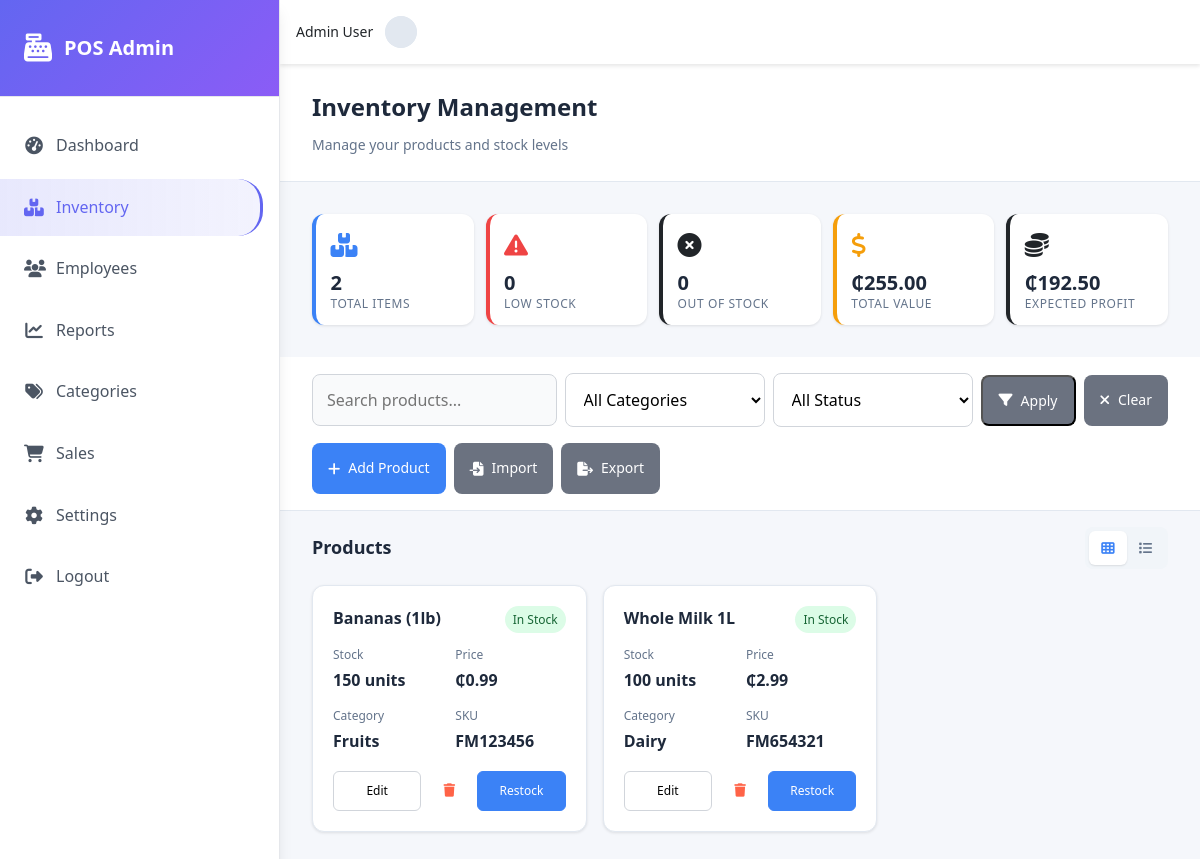
The page /admin/inventory/index.php (signed in) on the database its author committed.
### tables this page shows
CREATE TABLE IF NOT EXISTS tenants (
    tenant_id INT AUTO_INCREMENT PRIMARY KEY,
    business_name VARCHAR(100) NOT NULL,
    contact_name VARCHAR(100),
    contact_email VARCHAR(100),
    contact_phone VARCHAR(20),
    address TEXT,
    industry VARCHAR(100),
    plan_type ENUM('free', 'basic', 'pro') DEFAULT 'free',
    status ENUM('active', 'inactive') DEFAULT 'active',
    created_at TIMESTAMP DEFAULT CURRENT_TIMESTAMP,
    updated_at TIMESTAMP DEFAULT CURRENT_TIMESTAMP ON UPDATE CURRENT_TIMESTAMP
);

CREATE TABLE products (
    product_id INT AUTO_INCREMENT PRIMARY KEY,
    tenant_id INT NOT NULL,
    barcode VARCHAR(50),
    name VARCHAR(100) NOT NULL,
    description TEXT,
    category_id INT,
    price DECIMAL(10,2) NOT NULL,
    cost DECIMAL(10,2),
    stock INT NOT NULL DEFAULT 0,
    min_stock INT DEFAULT 5,
    image_path VARCHAR(255),
    tax_rate DECIMAL(5,2) DEFAULT 0,
    status ENUM('active', 'inactive') DEFAULT 'active',
    created_at TIMESTAMP DEFAULT CURRENT_TIMESTAMP,
    updated_at TIMESTAMP DEFAULT CURRENT_TIMESTAMP ON UPDATE CURRENT_TIMESTAMP,
    UNIQUE (tenant_id, barcode),
    FOREIGN KEY (category_id) REFERENCES categories(category_id),
    FOREIGN KEY (tenant_id) REFERENCES tenants(tenant_id)
);

CREATE TABLE categories (
    category_id INT AUTO_INCREMENT PRIMARY KEY,
    tenant_id INT NOT NULL,
    name VARCHAR(50) NOT NULL,
    description TEXT,
    parent_id INT,
    status ENUM('active', 'inactive') DEFAULT 'active',
    created_at TIMESTAMP DEFAULT CURRENT_TIMESTAMP,
    FOREIGN KEY (parent_id) REFERENCES categories(category_id),
    FOREIGN KEY (tenant_id) REFERENCES tenants(tenant_id)
);

### admin/inventory/index.php (the view, shortened to what this page needs)
<?php
$tenant_id = $_SESSION['tenant_id'];
$conn = getConnection();
function getCurrencySymbol($currencyType) {
    switch (strtoupper($currencyType)) {
        case 'GHS': return '₵';
    }
}
$currency_type = 'GHS';
if ($stmtCur = $conn->prepare('SELECT currency_type FROM tenants WHERE tenant_id = ?')) {
    $stmtCur->bind_param('i', $tenant_id);
    $stmtCur->execute();
    $stmtCur->bind_result($currency_type);
}
$currency_symbol = getCurrencySymbol($currency_type);
$total_items = 0;
if ($s = $conn->prepare('SELECT COUNT(*) FROM products WHERE tenant_id = ?')) {
    $s->bind_param('i', $tenant_id);
    $s->execute();
    $s->bind_result($total_items);
}
$low_stock_count = 0;
if ($s = $conn->prepare('SELECT COUNT(*) FROM products WHERE tenant_id = ? AND stock <= COALESCE(min_stock, 0)')) {
    $s->bind_param('i', $tenant_id);
    $s->execute();
    $s->bind_result($low_stock_count);
}
$out_of_stock_count = 0;
if ($s = $conn->prepare('SELECT COUNT(*) FROM products WHERE tenant_id = ? AND stock <= 0')) {
    $s->bind_param('i', $tenant_id);
    $s->execute();
    $s->bind_result($out_of_stock_count);
}
$total_value = 0.0;
if ($s = $conn->prepare('SELECT COALESCE(SUM(stock * COALESCE(cost, price)),0) FROM products WHERE tenant_id = ?')) {
    $s->bind_param('i', $tenant_id);
    $s->execute();
    $s->bind_result($total_value);
}
$expected_profit = 0.0;
if ($s = $conn->prepare('SELECT COALESCE(SUM(stock * (price - COALESCE(cost, 0))),0) FROM products WHERE tenant_id = ?')) {
    $s->bind_param('i', $tenant_id);
    $s->execute();
    $s->bind_result($expected_profit);
}
$where_conditions = ["p.tenant_id = ?"];
$params = [$tenant_id];
$types = "i";
$where_clause = implode(" AND ", $where_conditions);
$sql = "SELECT p.*, c.name as category_name
        FROM products p
        LEFT JOIN categories c ON p.category_id = c.category_id
        WHERE $where_clause
        ORDER BY p.name ASC";
$stmt = $conn->prepare($sql);
$stmt->bind_param($types, ...$params);
$stmt->execute();
$result = $stmt->get_result();
$products = [];
while ($row = $result->fetch_assoc()) {
    $products[] = $row;
}
?>
<!DOCTYPE html>
<html lang="en">
<head>
    <link rel="stylesheet" href="https://cdnjs.cloudflare.com/ajax/libs/font-awesome/6.4.0/css/all.min.css">
    <link rel="stylesheet" href="../css/inventory.css">
    <link rel="stylesheet" href="../../assets/css/admin-products.css">
</head>
<body>
    <div class="admin-container">
        <aside class="sidebar" id="sidebar">
            <div class="logo">
                <i class="fas fa-cash-register"></i>
                <span>POS Admin</span>
            </div>
            <nav>
                <ul>
                    <li><a href="../index.php"><i class="fas fa-tachometer-alt"></i> Dashboard</a></li>
                    <li class="active"><a href="#"><i class="fas fa-boxes"></i> Inventory</a></li>
                    <li><a href="../employee.php"><i class="fas fa-users"></i> Employees</a></li>
                    <li><a href="../report.php"><i class="fas fa-chart-line"></i> Reports</a></li>
                    <li><a href="../categories.php"><i class="fas fa-tags"></i> Categories</a></li>
                    <li><a href="../sales.php"><i class="fas fa-shopping-cart"></i> Sales</a></li>
                    <li><a href="../settings.php"><i class="fas fa-cog"></i> Settings</a></li>
                    <li><a href="../logout.php"><i class="fas fa-sign-out-alt"></i> Logout</a></li>
                </ul>
            </nav>
        </aside>
        <main class="main-content">
            <header class="top-bar">
                <div class="user-profile">
                    <span>Admin User</span>
                    <img alt="Admin">
                </div>
            </header>
            <div class="page-header">
                <h1 class="page-title">Inventory Management</h1>
                <p class="page-subtitle">Manage your products and stock levels</p>
            </div>
            <div class="stats-grid">
                <div class="stat-card total">
                    <div class="stat-icon">
                        <i class="fas fa-boxes"></i>
                    </div>
                    <div class="stat-number"><?= number_format((int)$total_items) ?></div>
                    <div class="stat-label">Total Items</div>
                </div>
                <div class="stat-card low-stock">
                    <div class="stat-icon">
                        <i class="fas fa-exclamation-triangle"></i>
                    </div>
                    <div class="stat-number"><?= number_format((int)$low_stock_count) ?></div>
                    <div class="stat-label">Low Stock</div>
                </div>
                <div class="stat-card out_of_stock" style="border-bottom-left-radius: red;">
                    <div class="stat-icon">
                        <i class="fas fa-times-circle"></i>
                    </div>
                    <div class="stat-number"><?= number_format((int)$out_of_stock_count) ?></div>
                    <div class="stat-label">Out of Stock</div>
                </div>
                <div class="stat-card value">
                    <div class="stat-icon">
                        <i class="fas fa-dollar-sign"></i>
                    </div>
                    <div class="stat-number"><?= $currency_symbol . number_format((float)$total_value, 2) ?></div>
                    <div class="stat-label">Total Value</div>
                </div>
                <div class="stat-card profit">
                    <div class="stat-icon">
                        <i class="fas fa-coins"></i>
                    </div>
                    <div class="stat-number"><?= $currency_symbol . number_format((float)$expected_profit, 2) ?></div>
                    <div class="stat-label">Expected Profit</div>
                </div>
            </div>
            <div class="controls-section">
    <form class="search-filters" method="GET" action="index.php" style="display:flex; gap:0.5rem; align-items:center;">
        <input type="text" class="search-input" name="search" placeholder="Search products..." value="<?= htmlspecialchars($_GET['search'] ?? '') ?>">
        <select class="filter-select" name="category">
            <option value="">All Categories</option>
        </select>
        <select class="filter-select" name="status">
            <option value="">All Status</option>
        </select>
        <button type="submit" class="action-btn secondary">
            <i class="fas fa-filter"></i><span class="btn-text">Apply</span>
        </button>
        <a href="index.php" class="action-btn secondary">
            <i class="fas fa-times"></i><span class="btn-text">Clear</span>
        </a>
    </form>
    <div class="action-buttons">
                <a href="#" id="add-product-btn" class="action-btn">
                <i class="fas fa-plus"></i>
                <span class="btn-text">Add Product</span>
                </a>
                    <a href="#" class="action-btn secondary">
                        <i class="fas fa-file-import"></i>
                        <span class="btn-text">Import</span>
                    </a>
                    <a href="#" class="action-btn secondary">
                        <i class="fas fa-file-export"></i>
                        <span class="btn-text">Export</span>
                    </a>
                </div>
            </div>
            <div class="inventory-section">
                <div class="inventory-header">
                    <h2 class="section-title">Products</h2>
                    <div class="view-toggle">
                        <button class="view-btn active" data-view="grid" title="Grid view">
                            <i class="fas fa-th"></i>
                        </button>
                        <button class="view-btn" data-view="list" title="List view">
                            <i class="fas fa-list"></i>
                        </button>
                    </div>
                </div>
                <div class="inventory-grid" id="inventoryContainer">
    <?php foreach ($products as $product): ?>
        <div class="inventory-item">
            <div class="item-header">
                <h3 class="item-name"><?= htmlspecialchars($product['name']) ?></h3>
                <?php
                    $status_class = '';
                    if ($product['stock'] == 0) {
                        $status_class = 'status-out-stock';
                        $status_text = 'Out of Stock';
                    } elseif ($product['stock'] <= $product['min_stock']) {
                        $status_class = 'status-low-stock';
                        $status_text = 'Low Stock';
                    } else {
                        $status_class = 'status-in-stock';
                        $status_text = 'In Stock';
                    }
                ?>
                <span class="item-status <?= $status_class ?>"><?= $status_text ?></span>
            </div>
            <div class="item-details">
                <div class="item-detail">
                    <span class="detail-label">Stock</span>
                    <span class="detail-value"><?= $product['stock'] ?> units</span>
                </div>
                <div class="item-detail">
                    <span class="detail-label">Price</span>
                    <span class="detail-value"><?= $currency_symbol . number_format($product['price'], 2) ?></span>
                </div>
                <div class="item-detail">
                    <span class="detail-label">Category</span>
                    <span class="detail-value"><?= htmlspecialchars($product['category_name'] ?? 'Uncategorized') ?></span>
                </div>
                <div class="item-detail">
                    <span class="detail-label">SKU</span>
                    <span class="detail-value"><?= htmlspecialchars($product['barcode']) ?></span>
                </div>
            </div>
 <div class="item-actions">
    <button class="item-action-btn" onclick="editProduct(<?= $product['product_id']; ?>)">Edit</button>
    <button class="btn-icon delete-product" title="Delete" onclick="deleteProduct(<?= $product['product_id']; ?>)">
        <i class="fas fa-trash" style="color:tomato;"></i>
    </button>
    <button class="item-action-btn primary" onclick="restockProduct(<?= $product['product_id']; ?>)">Restock</button>
</div>
        </div>
    <?php endforeach; ?>
</div>
            </div>
        </main>
    </div>
</body>
</html>

### assets/css/admin-products.css (style rules this page uses)
:root { --primary: #4361ee; --primary-light: #eef2ff; --secondary: #3f37c9; --success: #4cc9f0; --danger: #f72585; --warning: #f8961e; --dark: #212529; --light: #f8f9fa; --gray: #6c757d; --border-radius: 12px; --shadow: 0 4px 20px rgba(0,0,0,0.08); --transition: all 0.3s ease; }
* { margin: 0; padding: 0; box-sizing: border-box; font-family: 'Segoe UI', system-ui, -apple-system, sans-serif; }
body { background-color: #f5f7fb; color: var(--dark); line-height: 1.6; }
.btn-icon { background: none; border: none; width: 2.5rem; height: 2.5rem; border-radius: 50%; display: inline-flex; align-items: center; justify-content: center; cursor: pointer; transition: var(--transition); }

### admin/inventory/index.php (style rules this page uses)
.stats-grid { display:grid; grid-template-columns: repeat(auto-fit, minmax(160px, 1fr)); gap: 0.75rem; }
.stat-card { padding: 0.75rem 0.9rem; min-height: auto; }
.stat-card .stat-number { font-size: 1.25rem; line-height: 0.7; }
.stat-card .stat-icon i { font-size: 1.5rem; }
#inventoryContainer:not(.list-view) { display: grid; }

### rows shown on the page
tenants: currency_type "₵"
products: name "Bananas (1lb)", status_text "In Stock", stock "150", tenant.currency_type "₵", price "0.99", category.name "Fruits", barcode "FM123456"
products: name "Whole Milk 1L", status_text "In Stock", stock "100", tenant.currency_type "₵", price "2.99", category.name "Dairy", barcode "FM654321"

### other values the page prints
$total_items "2"
$low_stock_count "0"
$out_of_stock_count "0"
$total_value "255.00"
$expected_profit "192.50"
